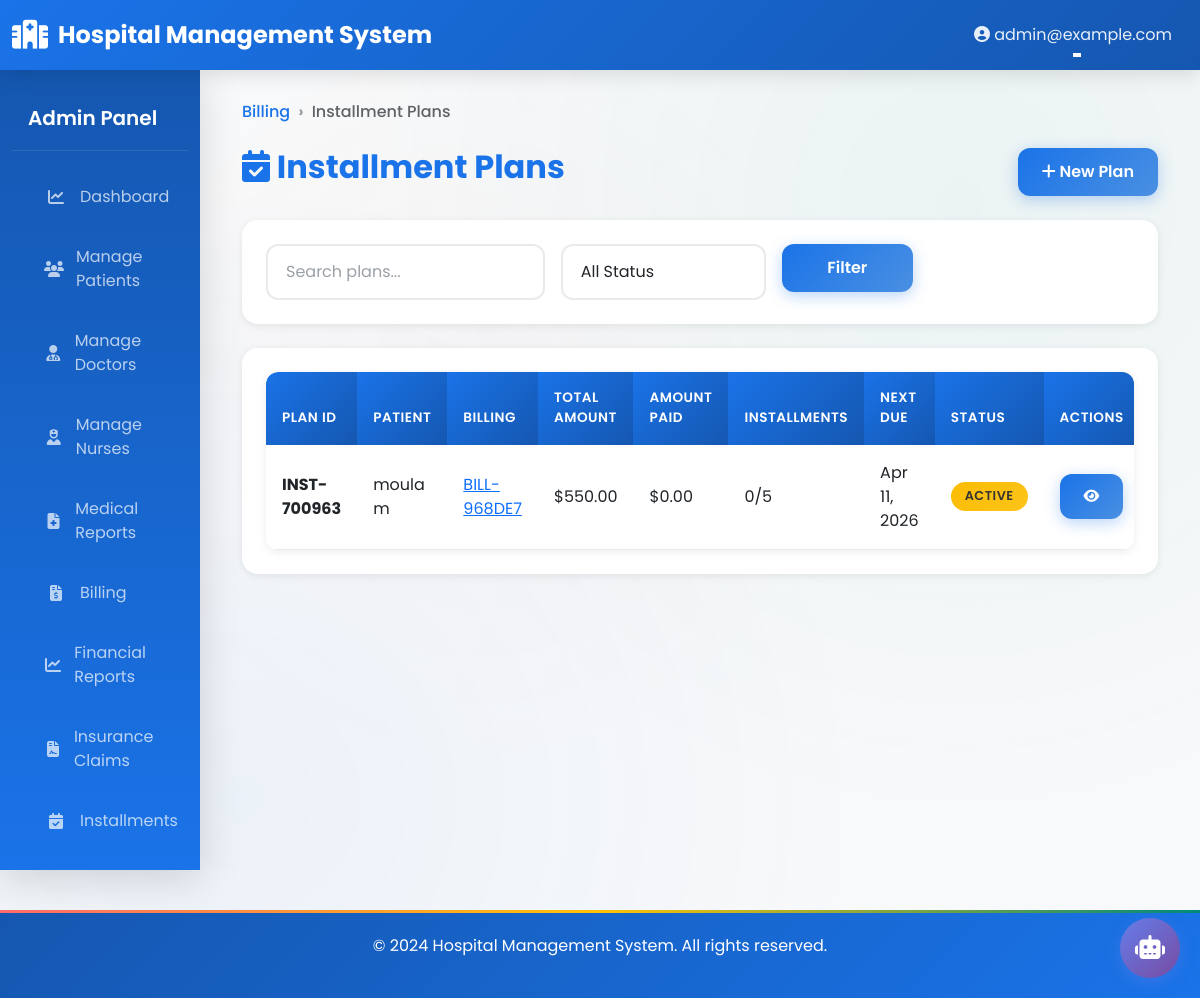
/billing/installments/ (signed in), run on the app's committed database.
### accounts/models.py (models this page shows, shortened)
class CustomUser(AbstractUser):
    ROLE_CHOICES = (
        ('ADMIN', 'Administrator'),
        ('DOCTOR', 'Doctor'),
        ('NURSE', 'Nurse'),
        ('PHARMACIST', 'Pharmacist'),
        ('RECEPTIONIST', 'Receptionist'),
        ('PATIENT', 'Patient'),
    )
    role = models.CharField(max_length=20, choices=ROLE_CHOICES, default='PATIENT')
    phone = models.CharField(max_length=20, blank=True, null=True)
    address = models.TextField(blank=True, null=True)
    city = models.CharField(max_length=100, blank=True, null=True)
    state = models.CharField(max_length=100, blank=True, null=True)
    profile_picture = models.ImageField(upload_to='profile_pictures/', blank=True, null=True)
    created_at = models.DateTimeField(auto_now_add=True)
    updated_at = models.DateTimeField(auto_now=True)
    is_active_user = models.BooleanField(default=True)
    class Meta:
        ordering = ['-created_at']
        indexes = [
            models.Index(fields=['role']),
            models.Index(fields=['email']),
        ]

class Patient(models.Model):
    BLOOD_GROUP_CHOICES = (
        ('A+', 'A+'),
        ('A-', 'A-'),
        ('B+', 'B+'),
        ('B-', 'B-'),
        ('AB+', 'AB+'),
        ('AB-', 'AB-'),
        ('O+', 'O+'),
        ('O-', 'O-'),
    )
    GENDER_CHOICES = (
        ('M', 'Male'),
        ('F', 'Female'),
        ('O', 'Other'),
    )
    STATUS_CHOICES = (
        ('ADMITTED', 'Admitted'),
        ('DISCHARGED', 'Discharged'),
        ('OUTPATIENT', 'Outpatient'),
    )
    user = models.OneToOneField(CustomUser, on_delete=models.CASCADE, related_name='patient_profile')
    patient_id = models.CharField(max_length=50, unique=True)
    date_of_birth = models.DateField()
    gender = models.CharField(max_length=1, choices=GENDER_CHOICES)
    blood_group = models.CharField(max_length=5, choices=BLOOD_GROUP_CHOICES, blank=True, null=True)
    emergency_contact = models.CharField(max_length=20)
    emergency_contact_name = models.CharField(max_length=100)
    allergies = models.TextField(blank=True, null=True)
    medical_history = models.TextField(blank=True, null=True)
    assigned_doctor = models.ForeignKey(Doctor, on_delete=models.SET_NULL, null=True, blank=True,
                                        related_name='patients')
    assigned_nurse = models.ForeignKey(Nurse, on_delete=models.SET_NULL, null=True, blank=True,
                                       related_name='patients')
    admission_status = models.CharField(max_length=20, choices=STATUS_CHOICES, default='OUTPATIENT')
    admission_date = models.DateTimeField(null=True, blank=True)
    discharge_date = models.DateTimeField(null=True, blank=True)
    discharge_summary = models.TextField(blank=True, null=True)
    created_at = models.DateTimeField(auto_now_add=True)
    updated_at = models.DateTimeField(auto_now=True)
    class Meta:
        ordering = ['-created_at']
        indexes = [
            models.Index(fields=['patient_id']),
            models.Index(fields=['admission_status']),
        ]

### billing/models.py (models this page shows, shortened)
class InstallmentPlan(models.Model):
    STATUS_CHOICES = (
        ('ACTIVE', 'Active'),
        ('COMPLETED', 'Completed'),
        ('DEFAULTED', 'Defaulted'),
        ('CANCELLED', 'Cancelled'),
    )
    plan_id = models.CharField(max_length=50, unique=True)
    billing = models.ForeignKey('Billing', on_delete=models.CASCADE, related_name='installment_plans')
    patient = models.ForeignKey(Patient, on_delete=models.CASCADE, related_name='installment_plans')
    total_amount = models.DecimalField(max_digits=10, decimal_places=2)
    amount_paid = models.DecimalField(max_digits=10, decimal_places=2, default=0)
    installment_amount = models.DecimalField(max_digits=10, decimal_places=2)
    number_of_installments = models.IntegerField()
    installments_paid = models.IntegerField(default=0)
    status = models.CharField(max_length=20, choices=STATUS_CHOICES, default='ACTIVE')
    start_date = models.DateField()
    next_due_date = models.DateField()
    completed_date = models.DateField(blank=True, null=True)
    notes = models.TextField(blank=True)
    created_at = models.DateTimeField(auto_now_add=True)
    updated_at = models.DateTimeField(auto_now=True)
    class Meta:
        ordering = ['-created_at']

class Billing(models.Model):
    STATUS_CHOICES = (
        ('PENDING', 'Pending'),
        ('PAID', 'Paid'),
        ('PARTIAL', 'Partial Payment'),
        ('OVERDUE', 'Overdue'),
        ('CANCELLED', 'Cancelled'),
    )
    PAYMENT_METHOD_CHOICES = (
        ('CASH', 'Cash'),
        ('CARD', 'Credit/Debit Card'),
        ('UPI', 'UPI'),
        ('INSURANCE', 'Insurance'),
        ('BANK_TRANSFER', 'Bank Transfer'),
    )
    billing_id = models.CharField(max_length=50, unique=True)
    patient = models.ForeignKey(Patient, on_delete=models.CASCADE, related_name='billings')
    doctor = models.ForeignKey(Doctor, on_delete=models.SET_NULL, null=True, blank=True, related_name='billings')
    appointment_id = models.CharField(max_length=50, blank=True, null=True)
    consultation_fee = models.DecimalField(max_digits=10, decimal_places=2, default=0)
    medicine_cost = models.DecimalField(max_digits=10, decimal_places=2, default=0)
    test_cost = models.DecimalField(max_digits=10, decimal_places=2, default=0)
    hospital_charges = models.DecimalField(max_digits=10, decimal_places=2, default=0)
    other_charges = models.DecimalField(max_digits=10, decimal_places=2, default=0)
    subtotal = models.DecimalField(max_digits=10, decimal_places=2, default=0)
    tax = models.DecimalField(max_digits=10, decimal_places=2, default=0)
    discount = models.DecimalField(max_digits=10, decimal_places=2, default=0)
    total_amount = models.DecimalField(max_digits=10, decimal_places=2, default=0)
    amount_paid = models.DecimalField(max_digits=10, decimal_places=2, default=0)
    payment_method = models.CharField(max_length=20, choices=PAYMENT_METHOD_CHOICES, blank=True, null=True)
    payment_date = models.DateTimeField(blank=True, null=True)
    status = models.CharField(max_length=20, choices=STATUS_CHOICES, default='PENDING')
    notes = models.TextField(blank=True, null=True)
    created_at = models.DateTimeField(auto_now_add=True)
    updated_at = models.DateTimeField(auto_now=True)
    due_date = models.DateField(blank=True, null=True)
    class Meta:
        ordering = ['-created_at']

### billing/views.py (the view)
# urls.py: path('installments/', views.InstallmentPlanListView.as_view(), name='installment_plan_list'),
class InstallmentPlanListView(LoginRequiredMixin, ReceptionistBillingMixin, ListView):
    model = InstallmentPlan
    template_name = 'billing/installment_plan_list.html'
    context_object_name = 'plans'
    paginate_by = 20
    def get_queryset(self):
        queryset = InstallmentPlan.objects.select_related('patient__user', 'billing')
        search = self.request.GET.get('search', '')
        if search:
            queryset = queryset.filter(
                Q(plan_id__icontains=search) |
                Q(patient__user__first_name__icontains=search) |
                Q(patient__user__last_name__icontains=search)
            )
        status = self.request.GET.get('status', '')
        if status:
            queryset = queryset.filter(status=status)
        return queryset.order_by('-created_at')
    def get_context_data(self, **kwargs):
        context = super().get_context_data(**kwargs)
        context['search'] = self.request.GET.get('search', '')
        context['status_filter'] = self.request.GET.get('status', '')
        context['statuses'] = InstallmentPlan.STATUS_CHOICES
        return context

### templates/billing/installment_plan_list.html (shortened to what this page needs)
{% extends "base.html" %}
{% block content %}
<nav aria-label="breadcrumb" class="mb-4">
    <ol class="breadcrumb">
        <li class="breadcrumb-item"><a href="{% url 'billing:billing_list' %}">Billing</a></li>
        <li class="breadcrumb-item active">Installment Plans</li>
    </ol>
</nav>
<div class="row mb-4">
    <div class="col-md-8">
        <h2 style="color: var(--primary-color); font-weight: 700;">
            <i class="fas fa-calendar-check"></i> Installment Plans
        </h2>
    </div>
    <div class="col-md-4 text-end">
        <a href="{% url 'billing:create_installment_plan' %}" class="btn btn-primary">
            <i class="fas fa-plus"></i> New Plan
        </a>
    </div>
</div>
<div class="card mb-4">
    <div class="card-body">
        <form method="get" class="row g-3">
            <div class="col-md-4">
                <input type="text" name="search" class="form-control" placeholder="Search plans..." value="{{ search }}">
            </div>
            <div class="col-md-3">
                <select name="status" class="form-select">
                    <option value="">All Status</option>
                </select>
            </div>
            <div class="col-md-2">
                <button type="submit" class="btn btn-primary w-100">Filter</button>
            </div>
        </form>
    </div>
</div>
<div class="card">
    <div class="card-body">
        <div class="table-responsive">
            <table class="table table-hover">
                <thead>
                    <tr>
                        <th>Plan ID</th>
                        <th>Patient</th>
                        <th>Billing</th>
                        <th>Total Amount</th>
                        <th>Amount Paid</th>
                        <th>Installments</th>
                        <th>Next Due</th>
                        <th>Status</th>
                        <th>Actions</th>
                    </tr>
                </thead>
                <tbody>
                    {% for plan in plans %}
                    <tr>
                        <td><strong>{{ plan.plan_id }}</strong></td>
                        <td>{{ plan.patient.user.get_full_name }}</td>
                        <td><a href="{% url 'billing:billing_detail' plan.billing.pk %}">{{ plan.billing.billing_id }}</a></td>
                        <td>${{ plan.total_amount }}</td>
                        <td>${{ plan.amount_paid }}</td>
                        <td>{{ plan.installments_paid }}/{{ plan.number_of_installments }}</td>
                        <td>{{ plan.next_due_date|date:"M d, Y" }}</td>
                        <td>
                            <span class="badge {% if plan.status == 'COMPLETED' %}badge-success{% elif plan.status == 'DEFAULTED' %}badge-danger{% elif plan.status == 'ACTIVE' %}badge-warning{% else %}badge-secondary{% endif %}">
                                {{ plan.get_status_display }}
                            </span>
                        </td>
                        <td>
                            <a href="{% url 'billing:installment_plan_detail' plan.pk %}" class="btn btn-sm btn-primary">
                                <i class="fas fa-eye"></i>
                            </a>
                        </td>
                    </tr>
                    {% empty %}
                    <tr>
                        <td colspan="9" class="text-center text-muted">No installment plans found</td>
                    </tr>
                    {% endfor %}
                </tbody>
            </table>
        </div>
    </div>
</div>
{% endblock %}

### templates/base.html (shortened to what this page needs)
{% load static %}
<!DOCTYPE html>
<html lang="en">
<head>
    <link href="https://cdn.jsdelivr.net/npm/bootstrap@5.3.0/dist/css/bootstrap.min.css" rel="stylesheet">
    <link rel="stylesheet" href="https://cdnjs.cloudflare.com/ajax/libs/font-awesome/6.4.0/css/all.min.css">
    <link rel="stylesheet" href="{% static 'css/custom.css' %}">
</head>
<body>
    <nav class="navbar navbar-expand-lg navbar-dark sticky-top">
        <div class="container-fluid">
            <a class="navbar-brand" href="{% url 'home' %}">
                <i class="fas fa-hospital"></i> Hospital Management System
            </a>
            <div class="collapse navbar-collapse" id="navbarNav">
                <ul class="navbar-nav ms-auto">
                    {% if user.is_authenticated %}
                    <li class="nav-item dropdown">
                        <a class="nav-link dropdown-toggle" href="#" id="userDropdown" role="button" data-bs-toggle="dropdown">
                            <i class="fas fa-user-circle"></i> {{ user.get_full_name|default:user.email }}
                        </a>
                    </li>
                    {% else %}
                    <li class="nav-item">
                        <a class="nav-link" href="{% url 'accounts:role_choice' %}">Login</a>
                    </li>
                    {% endif %}
                </ul>
            </div>
        </div>
    </nav>
    <div class="container-fluid">
        <div class="row">
            {% if user.is_authenticated %}
            <nav class="col-md-2 d-md-block bg-light sidebar">
                <div class="position-sticky pt-3">
                    {% if user.role == 'ADMIN' %}
                        <h5 class="px-3 text-white mb-3">Admin Panel</h5>
                        <ul class="nav flex-column">
                            <li class="nav-item">
                                <a class="nav-link" href="{% url 'dashboard:admin_dashboard' %}">
                                    <i class="fas fa-chart-line"></i> Dashboard
                                </a>
                            </li>
                            <li class="nav-item">
                                <a class="nav-link" href="{% url 'patients:patient_list' %}">
                                    <i class="fas fa-users"></i> Manage Patients
                                </a>
                            </li>
                            <li class="nav-item">
                                <a class="nav-link" href="{% url 'doctors:doctor_list' %}">
                                    <i class="fas fa-user-md"></i> Manage Doctors
                                </a>
                            </li>
                            <li class="nav-item">
                                <a class="nav-link" href="{% url 'nurses:nurse_list' %}">
                                    <i class="fas fa-user-nurse"></i> Manage Nurses
                                </a>
                            </li>
                            <li class="nav-item">
                                <a class="nav-link" href="{% url 'reports:medical_report_list' %}">
                                    <i class="fas fa-file-medical"></i> Medical Reports
                                </a>
                            </li>
                            <li class="nav-item">
                                <a class="nav-link" href="{% url 'billing:billing_list' %}">
                                    <i class="fas fa-file-invoice-dollar"></i> Billing
                                </a>
                            </li>
                            <li class="nav-item">
                                <a class="nav-link" href="{% url 'billing:financial_reports' %}">
                                    <i class="fas fa-chart-line"></i> Financial Reports
                                </a>
                            </li>
                            <li class="nav-item">
                                <a class="nav-link" href="{% url 'billing:insurance_claim_list' %}">
                                    <i class="fas fa-file-contract"></i> Insurance Claims
                                </a>
                            </li>
                            <li class="nav-item">
                                <a class="nav-link" href="{% url 'billing:installment_plan_list' %}">
                                    <i class="fas fa-calendar-check"></i> Installments
                                </a>
                            </li>
                        </ul>
                    {% endif %}
                </div>
            </nav>
            {% endif %}
            <main class="col-md-{% if user.is_authenticated %}10{% else %}12{% endif %}">
                <div class="main-content">
                    {% block content %}{% endblock %}
                </div>
            </main>
        </div>
    </div>
    <footer class="footer">
        <p>&copy; 2024 Hospital Management System. All rights reserved.</p>
    </footer>
    {% if user.is_authenticated %}
    <div id="chat-widget">
        <button id="chat-toggle-btn" class="chat-toggle-btn" onclick="toggleChat()">
            <i class="fas fa-robot"></i>
        </button>
    </div>
    {% endif %}
</body>
</html>

### data on the page
CustomUser: get_full_name "admin@example.com"
InstallmentPlan: plan_id "INST-700963", patient.user.get_full_name "moula m", billing.billing_id "BILL-968DE7", total_amount "550.00", amount_paid "0.00", installments_paid "0", number_of_installments "5", next_due_date "Apr 11, 2026", status "ACTIVE"
